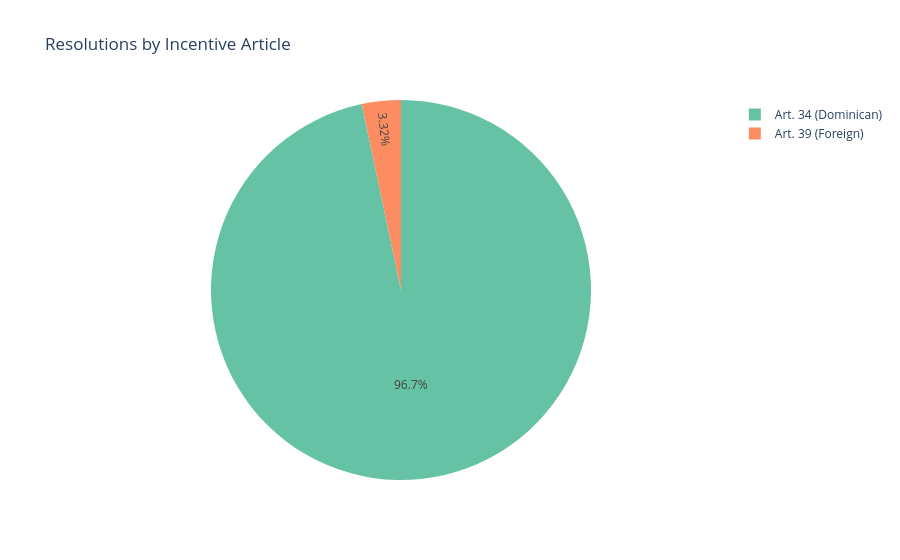

Notebook cell for this chart:
### Markdown cell above
## 5. Art. 34 vs Art. 39

Analyzing the distribution between Dominican productions (Art. 34) and foreign productions (Art. 39) under Law 108-10.

### Code cell
# Distribution by incentive article
article_counts = df['incentive_article'].value_counts()
article_labels = {'art_34': 'Art. 34 (Dominican)', 'art_39': 'Art. 39 (Foreign)'}
article_counts.index = article_counts.index.map(article_labels)

fig = px.pie(
    values=article_counts.values,
    names=article_counts.index,
    title='Resolutions by Incentive Article',
    color_discrete_sequence=px.colors.qualitative.Set2
)
fig.show()

### Figure 1 — Plotly figure (JSON) as saved in the notebook; plotly's stock layout.template omitted (floating-point values rounded to 4 significant figures)
{"data": [{"domain": {"x": [0, 1], "y": [0, 1]}, "hovertemplate": "label=%{label}<br>value=%{value}<extra></extra>", "labels": ["Art. 34 (Dominican)", "Art. 39 (Foreign)"], "legendgroup": "", "name": "", "showlegend": true, "type": "pie", "values": [2448, 84]}], "layout": {"legend": {"tracegroupgap": 0}, "piecolorway": ["rgb(102,194,165)", "rgb(252,141,98)", "rgb(141,160,203)", "rgb(231,138,195)", "rgb(166,216,84)", "rgb(255,217,47)", "rgb(229,196,148)", "rgb(179,179,179)"], "title": {"text": "Resolutions by Incentive Article"}}}
